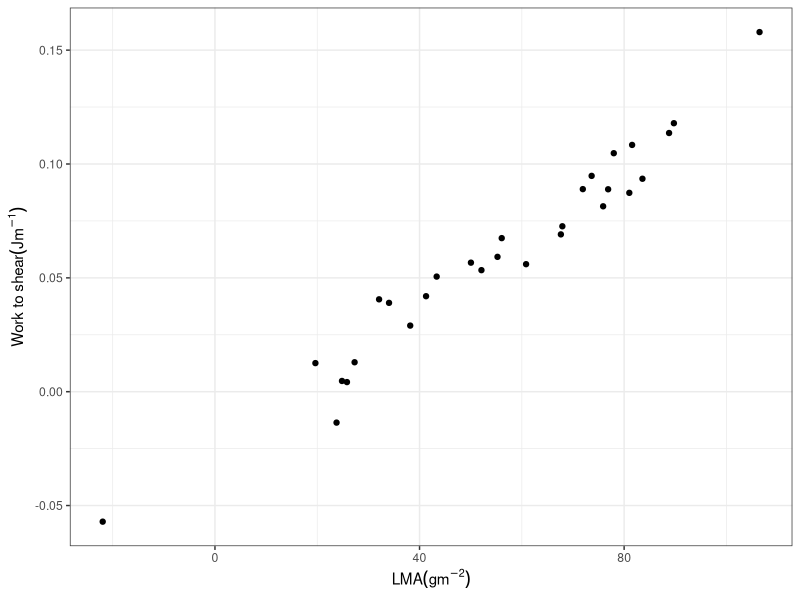
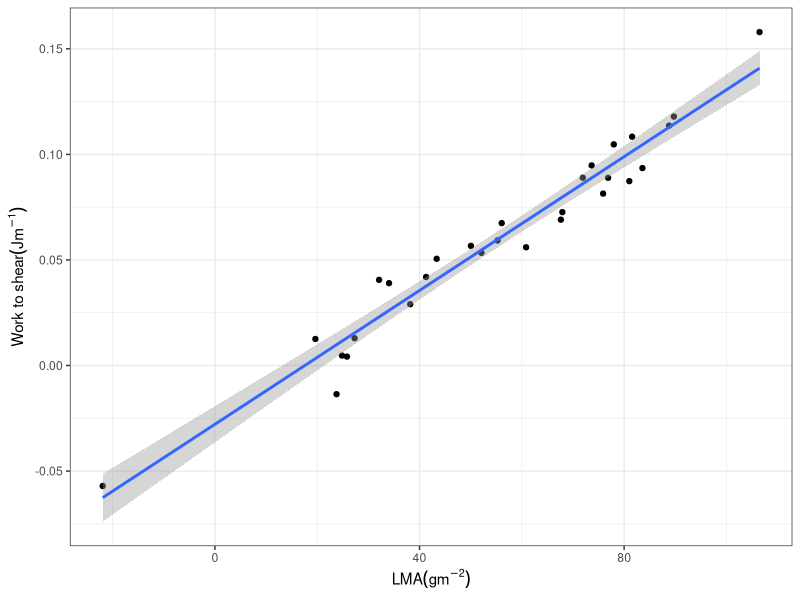

Source code (R) for these figures, in order:
## ---- chunk 1
knitr::opts_chunk$set(echo = TRUE)
## ---- chunk 2
library(ggpubr)
library(readxl)

Data <- read_excel("LMA.xlsx")
head(Data, 10)
## ---- chunk 3
ggplot(Data, aes(x = LMA, y = `Work to shear`)) +
  geom_point() +
  xlab(bquote(LMA (gm^-2))) +
  ylab(bquote('Work to shear' (Jm^-1))) +
  theme_bw()
## ---- chunk 4
linear_model <- lm(`Work to shear` ~ LMA, data = Data)
summary(linear_model)
## ---- chunk 5
ggplot(Data, aes(x = LMA, y = `Work to shear`)) +
  geom_point() +
  xlab(bquote(LMA (gm^-2))) +
  ylab(bquote('Work to shear' (Jm^-1))) +
  geom_smooth(method = "lm") +
  theme_bw()

